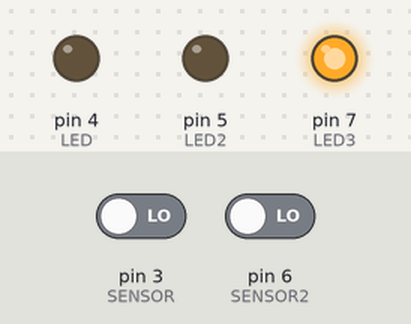
Bench run of a sketch on a simulated Arduino Uno, built with avr-gcc and run on an emulated ATmega328P. Parts: output pins drawn as LEDs (lit = HIGH). Inputs (shaded band) come from the test bench; at power-on: pin 3 (SENSOR) LOW, pin 6 (SENSOR2) LOW.

Above: at 1.2 s.
1.3 s: pin 3 (SENSOR) driven HIGH
At 1.9 s:
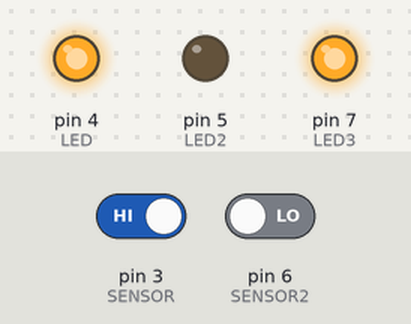
2.8 s: pin 6 (SENSOR2) driven HIGH
At 4.0 s:
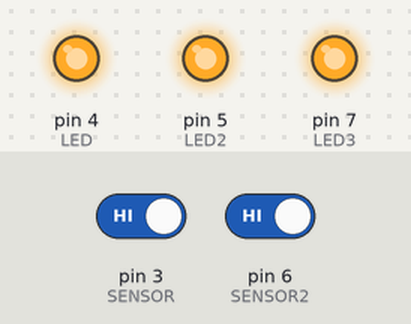
4.3 s: pin 3 (SENSOR) driven LOW
At 5.3 s:
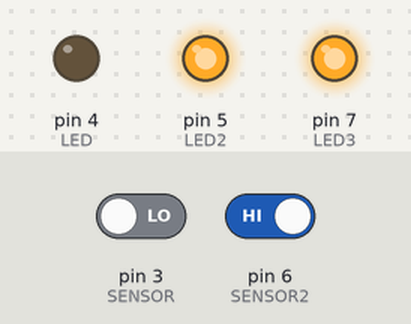
5.8 s: pin 6 (SENSOR2) driven LOW
At 6.5 s:
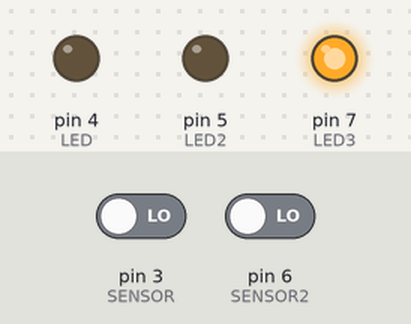
Timing chart, 0 to 8.3 s (numbered marks = the images above; inputs shaded):
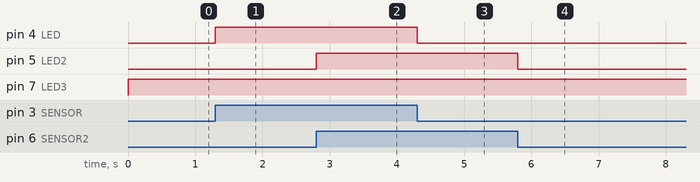

The sketch:

OptTeste_28022024.ino
```cpp
int SENSOR = 3;  // Saída do encontro entre o Coletor e resistor Pull Up
int SENSOR2 = 6; // Saída do encontro entre o Emissor e resistor Pull Down
int LED = 4;     // Led apagado enquanto não recebe comando do Arduino devido a interrupção na Chave Ótica
int LED2 = 5;    // Led aceso enquanto não recebe comando do Arduino devido a interrupção na Chave Ótica
int LED3 = 7;    // Led aceso devido a comando ótico recebido do Arduino no Optoacoplador
int ESTADO;
int ESTADO2;

void setup() {

  pinMode (SENSOR, INPUT);
  pinMode (SENSOR2, INPUT);
  pinMode (LED, OUTPUT);
  pinMode (LED2, OUTPUT);
  pinMode (LED3, OUTPUT);
}

void loop() {

  ESTADO = digitalRead(SENSOR);
  digitalWrite(LED, ESTADO);
  ESTADO2 = digitalRead(SENSOR2);
  digitalWrite(LED2, ESTADO2);
  digitalWrite(LED3, HIGH);
}
```

Measured:
- after the input at 1.3 s, pin 4 (LED): LOW → HIGH at once
- after the input at 2.8 s, pin 5 (LED2): LOW → HIGH at once
- after the input at 4.3 s, pin 4 (LED): HIGH → LOW at once
- after the input at 5.8 s, pin 5 (LED2): HIGH → LOW at once
